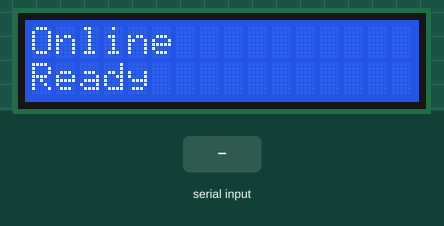
The sketch below on a simulated ESP32. On the bench: 16×2 character LCD. Inputs (shaded band) come from the test bench. WiFi joins after 1.5 s; servers stay silent unless stated; uploads are accepted with an empty reply; what the sketch prints to the serial monitor is not drawn.

Above: at 2.4 s.
2.5 s: "90,45\n" received over Serial
At 3.4 s:
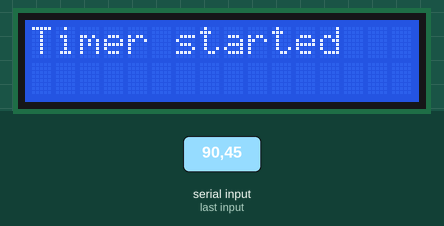
4.0 s: "s90\n" received over Serial
At 5.2 s:
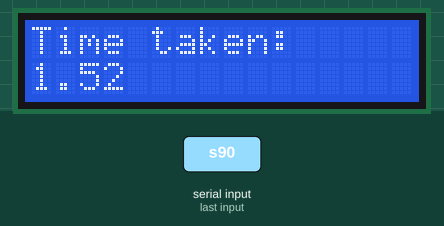
At 7.4 s:
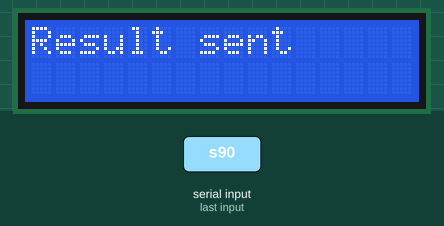
Timing chart, 0 to 8.9 s (numbered marks = the images above; inputs shaded):
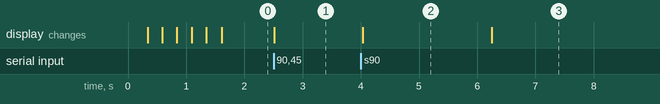

The sketch:

esp32-ntp-clock.ino
```cpp
#include <WiFi.h>
#include <HTTPClient.h>
#include <Wire.h>
#include <LiquidCrystal_I2C.h>
#include <ArduinoJson.h>

LiquidCrystal_I2C LCD = LiquidCrystal_I2C(0x27, 16, 2);

unsigned long startTime;
bool timerRunning = false;
int crewId = 0;

void spinner() {
  static int8_t counter = 0;
  const char* glyphs = "\xa1\xa5\xdb";
  LCD.setCursor(15, 1);
  LCD.print(glyphs[counter++]);
  if (counter == strlen(glyphs)) {
    counter = 0;
  }
}

void startTimer() {
  startTime = millis();
  timerRunning = true;
  LCD.clear();
  LCD.setCursor(0, 0);
  LCD.print("Timer started");
}

void stopTimer() {
  if (timerRunning) {
    unsigned long elapsedTime = millis() - startTime;
    timerRunning = false;

    LCD.clear();
    LCD.setCursor(0, 0);
    LCD.print("Time taken:");
    LCD.setCursor(0, 1);
    LCD.print(elapsedTime / 1000.0, 2); // Display time in seconds

    delay(2000);

    sendResultToServer(crewId, elapsedTime);
  }
}

void sendResultToServer(int crewId, unsigned long timeTaken) {
  HTTPClient http;
  http.begin("https://localhost:7178.azurewebsites.net/api/Result"); // Change URL to your local server
  //https://azureveb20240521093611.azurewebsites.net/api/Result
  http.addHeader("Content-Type", "application/json");

  // Forming JSON
  DynamicJsonDocument doc(1024);
  doc["CrewId"] = crewId;
  doc["TimeTaken"] = timeTaken / 1000.0; // Convert to seconds

  String requestBody;
  serializeJson(doc, requestBody);

  // Sending POST request
  int httpResponseCode = http.POST(requestBody);

  if (httpResponseCode > 0) {
    if (httpResponseCode == HTTP_CODE_OK) {
      String response = http.getString();
      Serial.println("Response: " + response);
      LCD.clear();
      LCD.setCursor(0, 0);
      LCD.print("Result sent");
    }
  } else {
    Serial.println("Error sending POST request");
    LCD.clear();
    LCD.setCursor(0, 0);
    LCD.print("Error sending");
  }

  http.end();
}

void setup() {
  Serial.begin(115200);

  LCD.init();
  LCD.backlight();
  LCD.setCursor(0, 0);
  LCD.print("Connecting to ");
  LCD.setCursor(0, 1);
  LCD.print("WiFi ");

  WiFi.begin("Wokwi-GUEST", "", 6);
  while (WiFi.status() != WL_CONNECTED) {
    delay(250);
    spinner();
  }

  Serial.println("");
  Serial.println("WiFi connected");
  Serial.print("IP address: ");
  Serial.println(WiFi.localIP());

  LCD.clear();
  LCD.setCursor(0, 0);
  LCD.println("Online");
  LCD.setCursor(0, 1);
  LCD.println("Ready");

  // Simulate getting CrewId from the user
  Serial.println("Enter CrewId:");
  while (Serial.available() == 0) {} // Wait for input
  crewId = Serial.parseInt();
  Serial.print("CrewId: ");
  Serial.println(crewId);

  // Start the timer
  startTimer();
}

void loop() {
  // Logic to stop the timer through button press or other trigger
  if (Serial.available()) { // Serial monitor used to simulate stop trigger
    char command = Serial.read();
    if (command == 's') {
      stopTimer();
    }
  }

  delay(250);
}
```

Measured:
- after the input at 2.5 s, the display: changes at once (image 1)
- after the input at 4.0 s, the display: changes at once (image 2)
- what the display in image 2 shows lasts 2.2 s, from 4.0 s to 6.2 s
